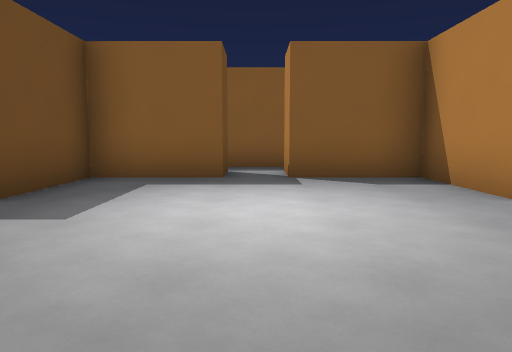
View 1 (above)

14 first-person views from a walk through a 3-D level made in the Godot game engine. The camera is 1.2 m above the floor, tilts 6° down and sees 70° across. The floor is counted in squares, 2 m on a side. Each view is taken from the middle of a square. On the plan, view 1 faces up. The plan holds only what a view shows up to about 10 squares ahead; the rest is blank. Characters and animated objects are left out.

View 2
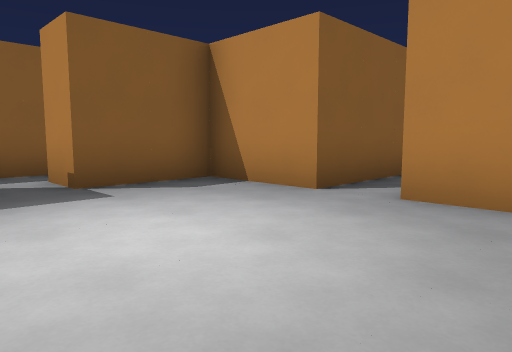

View 3
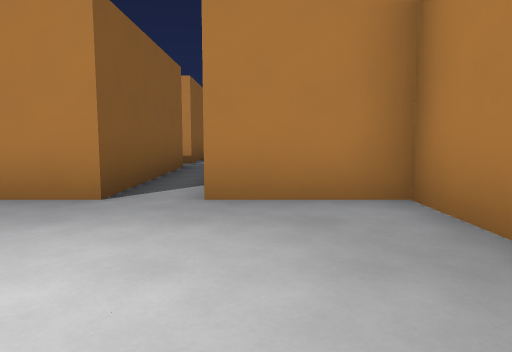

View 4
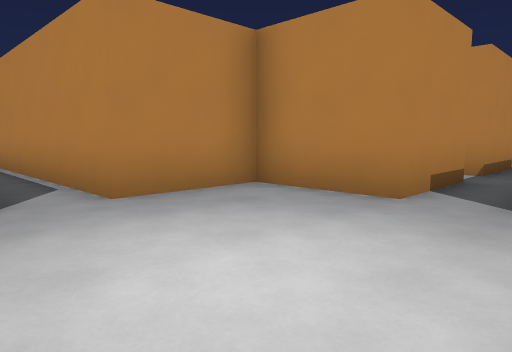

View 5
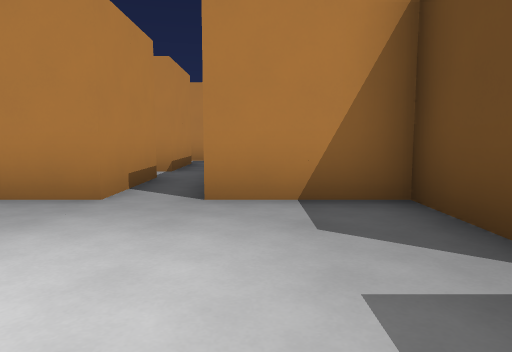

View 6
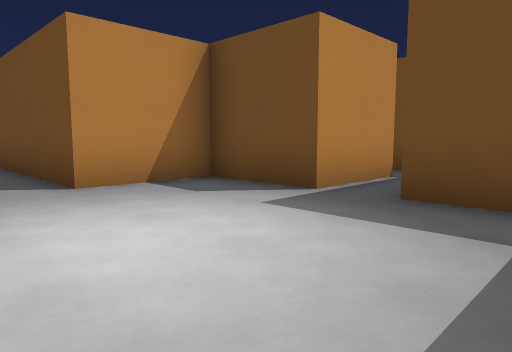

View 7
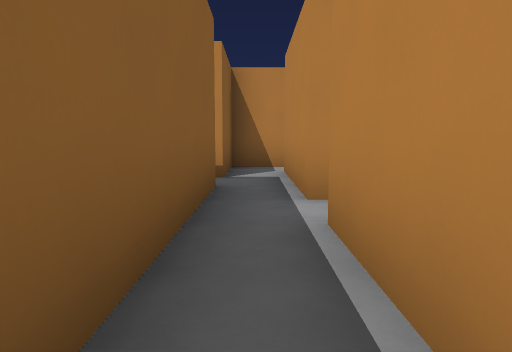

View 8
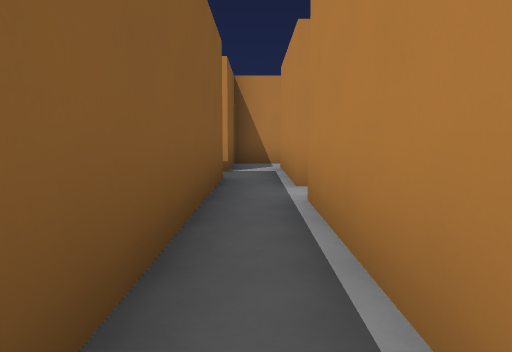

View 9
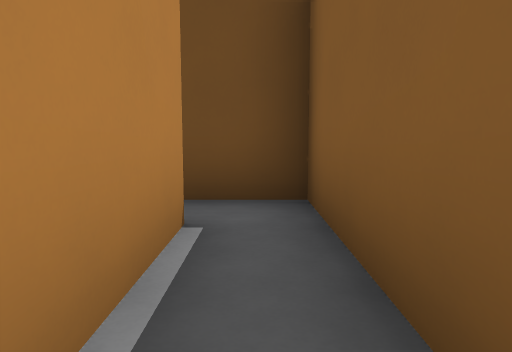

View 10
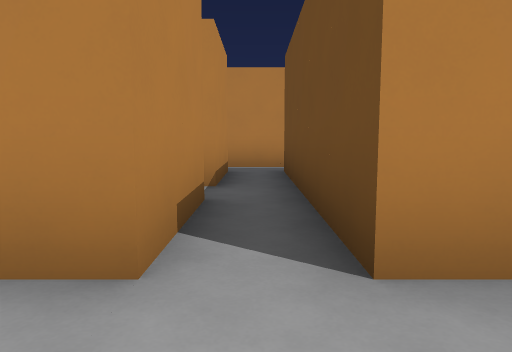

View 11
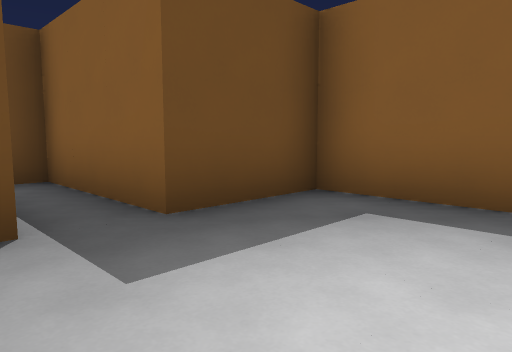

View 12
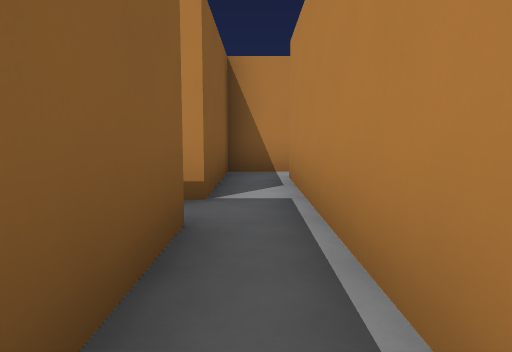

View 13
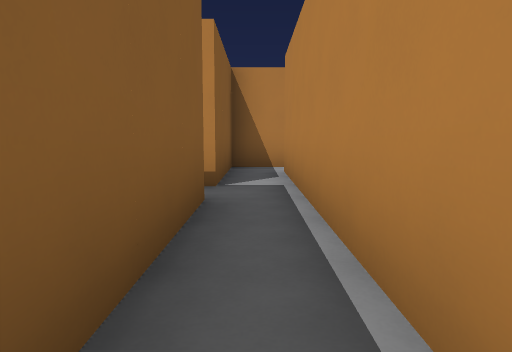

View 14
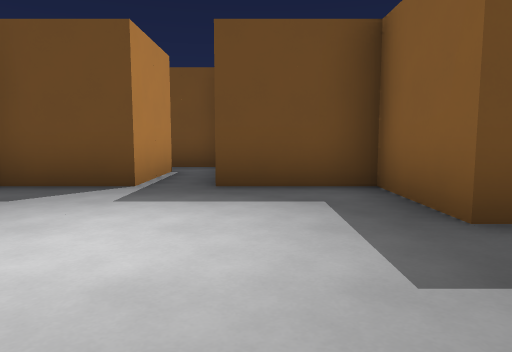

### Floor plan
Points are (right, up) in squares from view 1. A wall is a line through its corners. A room is listed if a view was taken in it or the views show most of it. See-through windows are left out.
Room 1 (view 1)
walls: (0.5, -2.5) (0.9, -2.5); (0.5, -1.5) (0.5, 0.5); (-0.5, 0.5) (-0.5, -2.5)
ways out: opening at (0, -0.5) to room 2; opening at (0, -3.5) to room 4
Room 2 (views 2, 3, 4, 5, 6, 10, 11, 12, 13, 14)
walls: (0.5, 0.5) (2.5, 0.5) (2.5, 2.5) (7.5, 2.5); (-2.5, 2.5) (-2.5, 0.5) (-0.5, 0.5); (-0.5, 6.5) (-0.5, 5.5) (-2.5, 5.5) (-2.5, 3.5); (6.5, 3.5) (2.5, 3.5) (2.5, 5.5) (0.5, 5.5) (0.5, 6.5)
ways out: opening at (0, -0.5) to room 1; opening at (0, 6) to room 3; opening at (8.5, 3) to room 5; opening at (-3.5, 3); opening at (7, 4)
Room 3 (views 7, 8, 9)
walls: (-3.5, 6.5) (-0.5, 6.5); (0.5, 6.5) (1.5, 6.5); (1.5, 7.5) (-4.5, 7.5) (-4.5, 6.2)
ways out: opening at (0, 6) to room 2; opening at (-4, 6); opening at (1, 7)
Room 4 (no view inside)
walls: (0.5, -4.5) (0.5, -2.5); (-0.5, -2.5) (-0.5, -4.5); (-0.6, -5.5) (0.8, -5.5)
ways out: opening at (0, -3.5) to room 1
Room 5 (no view inside)
walls: (7.5, 2.5) (9.5, 2.5); (10.5, 2.4) (10.5, 3.5) (7.5, 3.5)
ways out: opening at (8.5, 3) to room 2; opening at (10, 2)
Room 6 (no view inside)
walls: (2.5, 6.5) (3.5, 6.5); (4.5, 6.4) (4.5, 7.5) (2.5, 7.5)
ways out: opening at (3, 7)

Positions as (right, up) in squares from view 1, and headings:
1: (0, 0), facing up
2: (-1, 1), facing up-right
3: (-1, 2), facing right
4: (-1, 4), facing down-right
5: (-1, 4), facing down
6: (1, 5), facing down-left
7: (-3, 7), facing right
8: (-4, 7), facing right
9: (-1, 7), facing left
10: (0, 2), facing down
11: (0, 2), facing up-left
12: (4, 3), facing right
13: (3, 3), facing right
14: (2, 4), facing left
